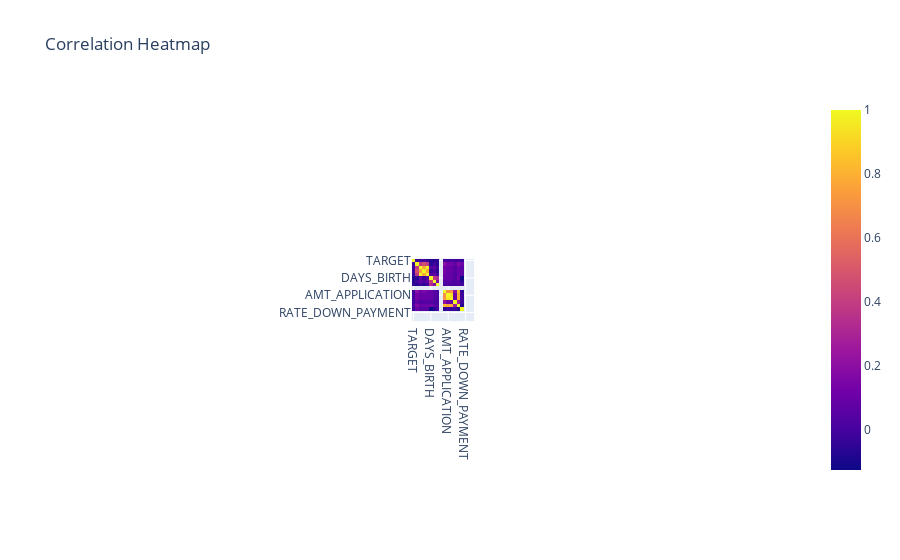

This figure's notebook cell:
### Code cell
import plotly.express as px

columns_of_interest = [
    'TARGET', 'NAME_CONTRACT_TYPE_x', 'CODE_GENDER', 'AMT_INCOME_TOTAL', 'AMT_CREDIT_x', 
    'AMT_ANNUITY_x', 'AMT_GOODS_PRICE_x', 'NAME_TYPE_SUITE_x', 'NAME_INCOME_TYPE', 
    'NAME_EDUCATION_TYPE', 'NAME_FAMILY_STATUS', 'NAME_HOUSING_TYPE', 'DAYS_BIRTH', 
    'DAYS_EMPLOYED', 'DAYS_REGISTRATION', 'OWN_CAR_AGE', 'OCCUPATION_TYPE', 
    'WEEKDAY_APPR_PROCESS_START_x', 'ORGANIZATION_TYPE', 'AMT_ANNUITY_y', 'AMT_APPLICATION', 
    'AMT_CREDIT_y', 'AMT_DOWN_PAYMENT', 'AMT_GOODS_PRICE_y', 'WEEKDAY_APPR_PROCESS_START_y', 
    'HOUR_APPR_PROCESS_START_y', 'FLAG_LAST_APPL_PER_CONTRACT', 'RATE_DOWN_PAYMENT', 
    'RATE_INTEREST_PRIMARY', 'RATE_INTEREST_PRIVILEGED', 'NAME_CONTRACT_STATUS', 
    'NAME_PAYMENT_TYPE', 'CODE_REJECT_REASON', 'NAME_GOODS_CATEGORY'
]

numerical_filter = data[columns_of_interest].select_dtypes(include=['number'])

corr_matrix = numerical_filter.corr()
fig = px.imshow(corr_matrix, title="Correlation Heatmap")
fig.show()

### Figure 1 — Plotly figure (JSON) as saved in the notebook; plotly's stock layout.template omitted (floating-point values rounded to 4 significant figures; data arrays with more than 128 entries replaced by an {"elided": "..."} marker saying what was removed)
{"data": [{"coloraxis": "coloraxis", "hovertemplate": "x: %{x}<br>y: %{y}<br>color: %{z}<extra></extra>", "name": "0", "type": "heatmap", "x": ["TARGET", "AMT_INCOME_TOTAL", "AMT_CREDIT_x", "AMT_ANNUITY_x", "AMT_GOODS_PRICE_x", "DAYS_BIRTH", "DAYS_EMPLOYED", "DAYS_REGISTRATION", "OWN_CAR_AGE", "AMT_ANNUITY_y", "AMT_APPLICATION", "AMT_CREDIT_y", "AMT_DOWN_PAYMENT", "AMT_GOODS_PRICE_y", "HOUR_APPR_PROCESS_START_y", "RATE_DOWN_PAYMENT", "RATE_INTEREST_PRIMARY", "RATE_INTEREST_PRIVILEGED"], "xaxis": "x", "y": ["TARGET", "AMT_INCOME_TOTAL", "AMT_CREDIT_x", "AMT_ANNUITY_x", "AMT_GOODS_PRICE_x", "DAYS_BIRTH", "DAYS_EMPLOYED", "DAYS_REGISTRATION", "OWN_CAR_AGE", "AMT_ANNUITY_y", "AMT_APPLICATION", "AMT_CREDIT_y", "AMT_DOWN_PAYMENT", "AMT_GOODS_PRICE_y", "HOUR_APPR_PROCESS_START_y", "RATE_DOWN_PAYMENT", "RATE_INTEREST_PRIMARY", "RATE_INTEREST_PRIVILEGED"], "yaxis": "y", "z": {"elided": "18x18 float values"}}], "layout": {"autosize": true, "coloraxis": {"colorscale": [[0, "#0d0887"], [0.1111, "#46039f"], [0.2222, "#7201a8"], [0.3333, "#9c179e"], [0.4444, "#bd3786"], [0.5556, "#d8576b"], [0.6667, "#ed7953"], [0.7778, "#fb9f3a"], [0.8889, "#fdca26"], [1, "#f0f921"]]}, "title": {"text": "Correlation Heatmap"}, "xaxis": {"anchor": "y", "autorange": true, "constrain": "domain", "domain": [0.4571, 0.5429], "range": [-0.5, 17.5], "scaleanchor": "y", "type": "category"}, "yaxis": {"anchor": "x", "autorange": true, "constrain": "domain", "domain": [0, 1], "range": [17.5, -0.5], "type": "category"}}}
